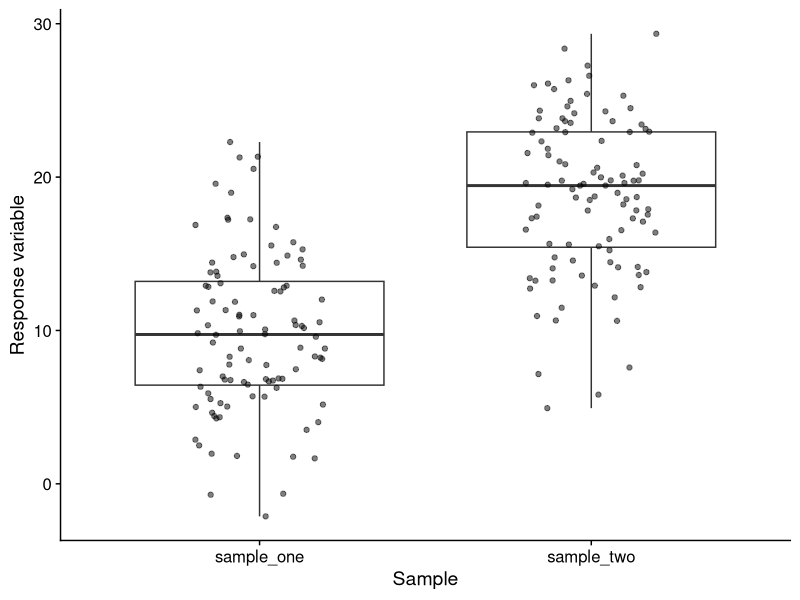
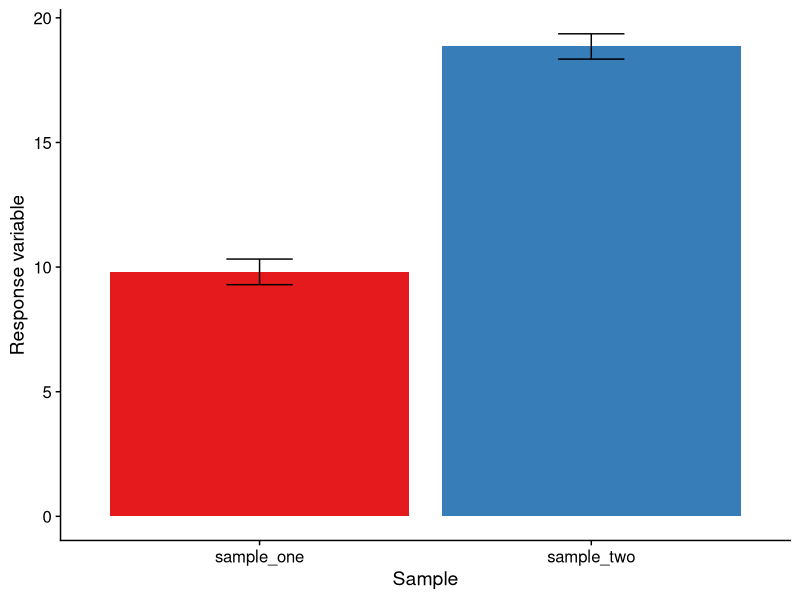
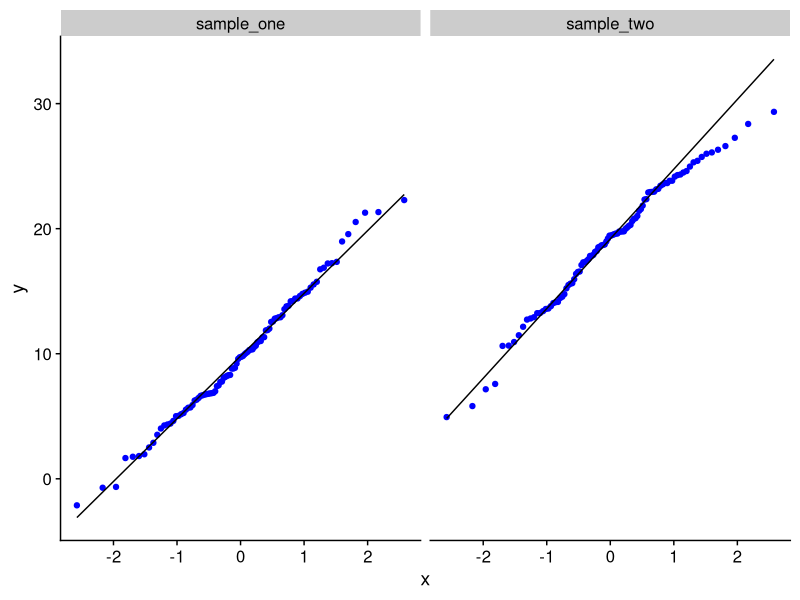
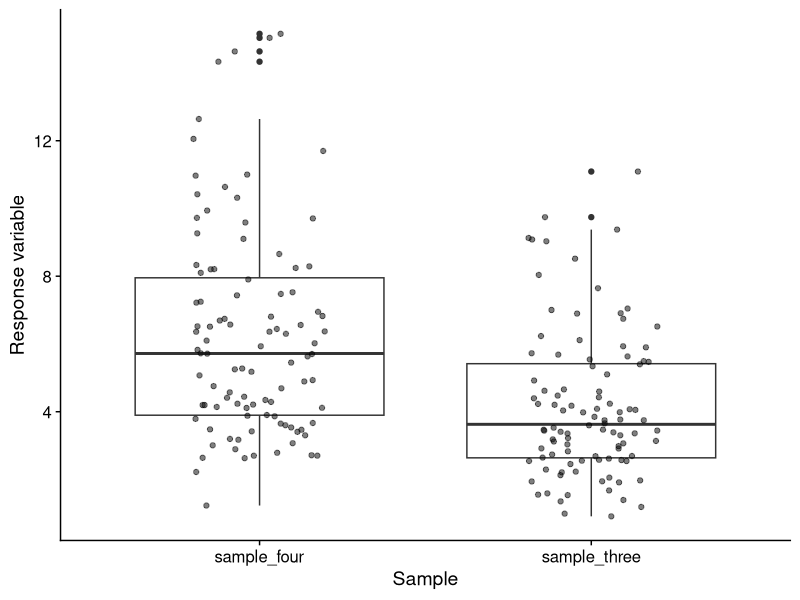
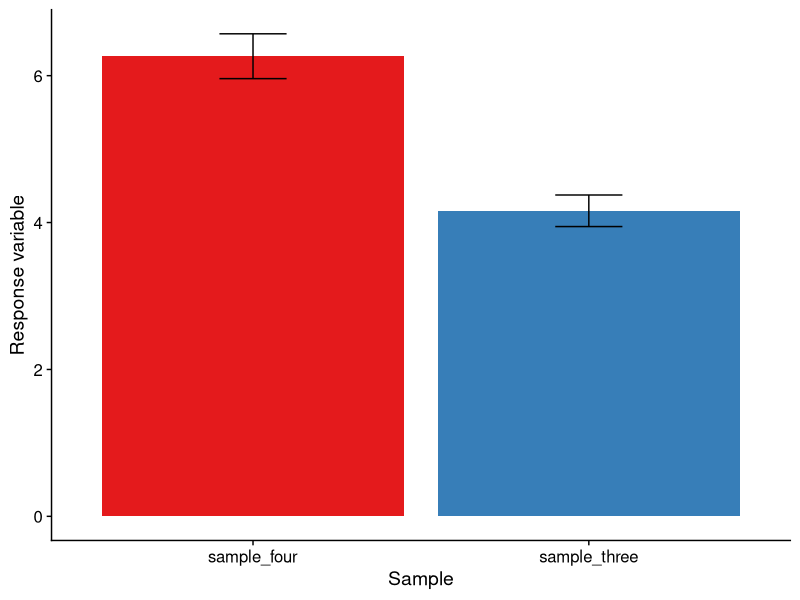
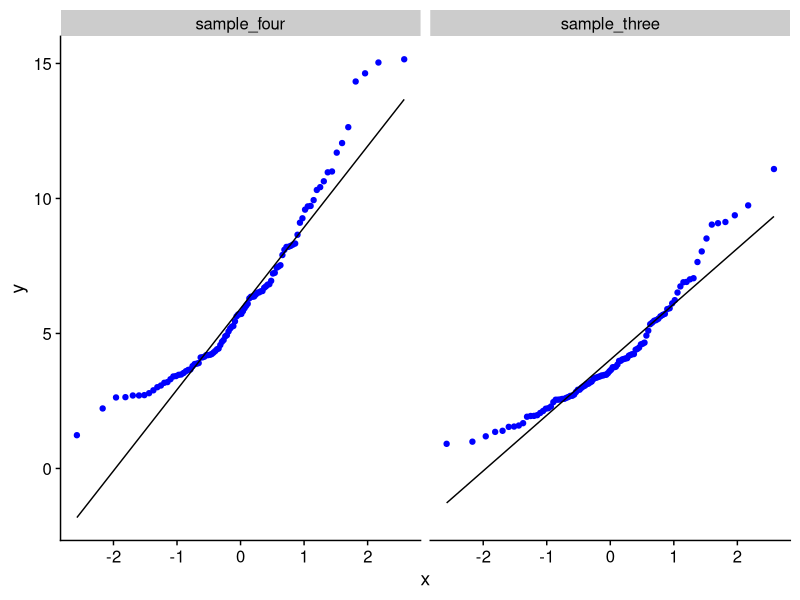

Source code (R) for these figures, in order:
## ---- chunk 1
library(tidyverse)
library(cowplot)
library(rstatix)
## ---- chunk 2
mean_one <- 10
sd_one <- 5

mean_two <- 20
sd_two <-5
## ---- chunk 3
# data set 1
sample_size <- 100
sample_data<-data.frame(sample_one = rnorm(sample_size, mean=mean_one, sd= sd_one),
                        sample_two = rnorm(sample_size, mean=mean_two, sd= sd_two),
                        sample_three = rlnorm(sample_size, meanlog = 1.2, sdlog = .5),
                        sample_four = rlnorm(sample_size, meanlog = 1.7, sdlog = .5))
## ---- chunk 4
tidy_data_all <- sample_data |>
  pivot_longer(sample_one:sample_four, names_to="sample",values_to="response")
## ---- chunk 5
tidy_data <- tidy_data_all |>
  filter(sample %in% c("sample_one", "sample_two"))
## ---- chunk 6
sample_summary <- tidy_data |>
  group_by(sample) |>
  summarise(mean.response = mean(response), sd.response=sd(response), se.response = sd(response)/sqrt(n()))
sample_summary
## ---- chunk 7
tidy_data |>
  ggplot(aes(x = sample, y = response)) +
  geom_boxplot() +
  geom_jitter(width=0.2, alpha = 0.5) +
  labs(x = "Sample",
       y = "Response variable") +
  theme_cowplot()
## ---- chunk 8
sample_summary |>
  ggplot(aes(x = sample, y = mean.response, fill = sample)) +
  geom_col() +
  geom_errorbar(aes(ymin = mean.response - se.response, ymax = mean.response + se.response), width = 0.2) +
  labs(x = "Sample",
       y = "Response variable") +
  scale_fill_brewer(palette = "Set1") +
  theme_cowplot() +
  theme(legend.position = "none")
## ---- chunk 9
tidy_data |>
  group_by(sample) |>
  shapiro_test(response)
## ---- chunk 10
tidy_data |>
  ggplot(aes(sample=response)) +
  stat_qq(colour="blue") +
  stat_qq_line() +
  facet_wrap(~sample) +
  theme_cowplot()
## ---- chunk 11
tidy_data |>
  filter(sample %in% c("sample_one", "sample_two")) |>
  t_test(response ~ sample)
## ---- chunk 12
tidy_data |>
  t_test(response ~ sample)
## ---- chunk 13
tidy_data <- tidy_data_all |>
  filter(sample %in% c("sample_three", "sample_four"))
## ---- chunk 14
sample_summary <- tidy_data |>
  group_by(sample) |>
  summarise(mean.response = mean(response), sd.response=sd(response), se.response = sd(response)/sqrt(n()))
sample_summary
## ---- chunk 15
tidy_data |>
  ggplot(aes(x = sample, y = response)) +
  geom_boxplot() +
  geom_jitter(width=0.2, alpha = 0.5) +
  labs(x = "Sample",
       y = "Response variable") +
  theme_cowplot()
## ---- chunk 16
sample_summary |>
  ggplot(aes(x = sample, y = mean.response, fill = sample)) +
  geom_col() +
  geom_errorbar(aes(ymin = mean.response - se.response, ymax = mean.response + se.response), width = 0.2) +
  labs(x = "Sample",
       y = "Response variable") +
  scale_fill_brewer(palette = "Set1") +
  theme_cowplot() +
  theme(legend.position = "nthree")
## ---- chunk 17
tidy_data |>
  group_by(sample) |>
  shapiro_test(response)
## ---- chunk 18
tidy_data |>
  ggplot(aes(sample=response)) +
  stat_qq(colour="blue") +
  stat_qq_line() +
  facet_wrap(~sample) +
  theme_cowplot()
## ---- chunk 19
tidy_data |>
  t_test(response ~ sample)
## ---- chunk 20
tidy_data |>
  wilcox_test(response ~ sample)
